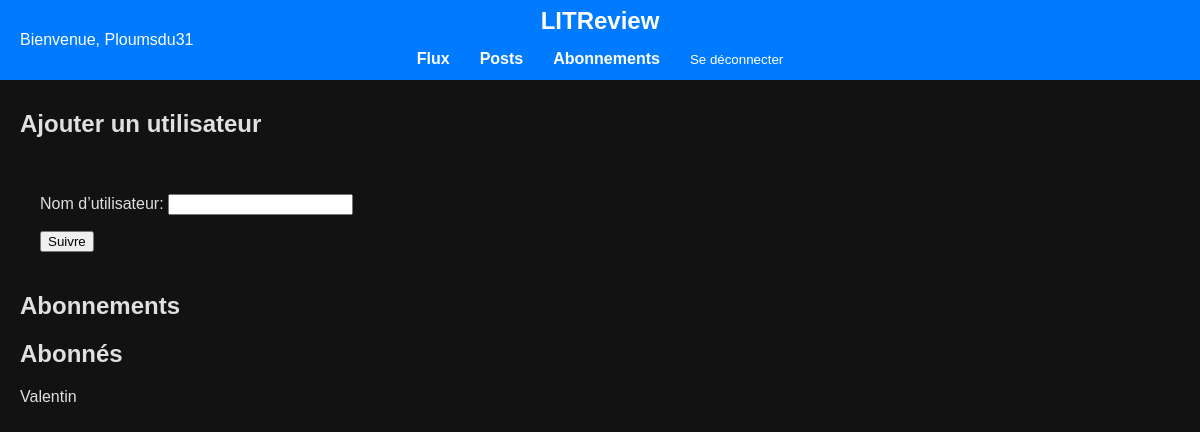
Page /users/follows/ (signed in) on the earlier database version.
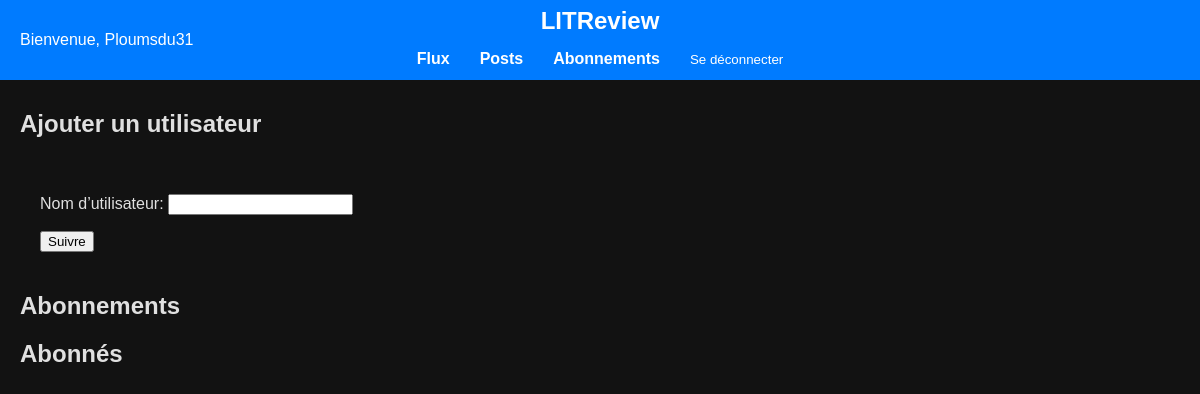
Same page on the later database version.
### applicationLITRevu/models.py (models this page shows)
class UserFollows(models.Model):
    user = models.ForeignKey(settings.AUTH_USER_MODEL, on_delete=models.CASCADE, related_name='following')
    followed_user = models.ForeignKey(settings.AUTH_USER_MODEL, on_delete=models.CASCADE, related_name='followed_by')

class CustomUser(AbstractUser):
    pass

### applicationLITRevu/views.py (the view, shortened to what this page needs)
# urls.py: path('users/follows/', user_follows, name='user_follows'),
@login_required
def user_follows(request):
    follows = UserFollows.objects.filter(user=request.user)
    followers = UserFollows.objects.filter(followed_user=request.user)
    form = UserFollowForm()
    return render(request, 'user_follows.html', {
        'follows': follows,
        'followers': followers,
        'form': form
    })

### applicationLITRevu/forms.py (shortened to what this page needs)
class UserFollowForm(forms.Form):
    username = forms.CharField(label='Nom d’utilisateur', max_length=30)

### templates/user_follows.html (shortened to what this page needs)
{% extends 'base.html' %}
{% block content %}
<div class="feed-container">
     <div class="ticket-form-container">
        <h2>Ajouter un utilisateur</h2>
            <form method="post" action="{% url 'user_follows' %}" class="ticket-form">
                {{ form.as_p }}
                <button type="submit">Suivre</button>
            </form>
    </div>
    <div class="follow-section">
        <h2>Abonnements</h2>
    </div>
    <div class="follow-section">
        <h2>Abonnés</h2>
        {% for follower in followers %}
            <div class="ticket">
                <p>{{ follower.user.username }}</p>
            </div>
        {% endfor %}
    </div>
</div>
{% endblock %}

Differences in the rows shown:
removed UserFollows: user.username "Valentin"
